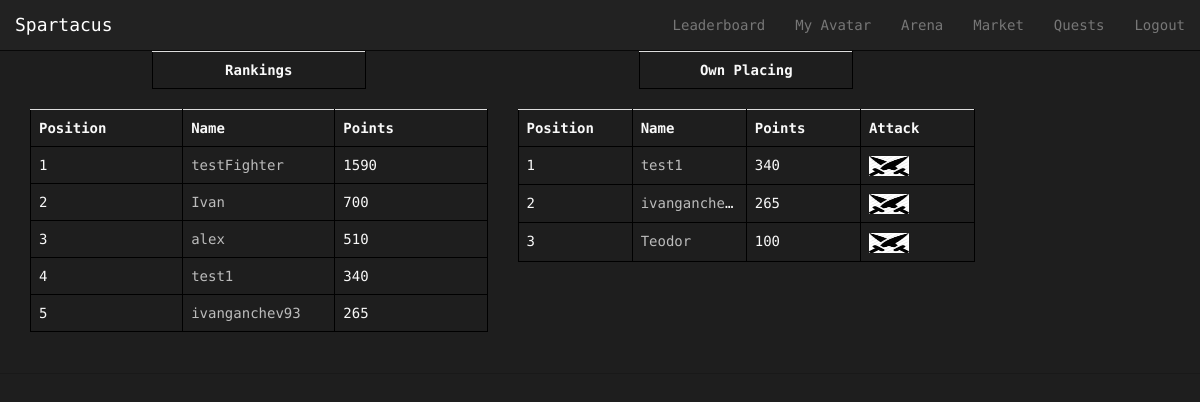
The app's page /Spartacus/arena/ (signed in) with its own data.
### Spartacus/models.py (models this page shows, shortened)
class Avatar(models.Model):
    user = models.OneToOneField(User)
    picture = models.ImageField(upload_to='profile_images', blank=True)
    cash = models.IntegerField(default = 1000)
    attack = models.IntegerField(default= 10)
    deffence = models.IntegerField(default= 10)
    strength = models.IntegerField(default= 10)
    agility = models.IntegerField(default= 10)
    intelligence = models.IntegerField(default = 10)
    victories = models.IntegerField(default = 0)
    points = models.IntegerField(default = 0) # for ranking...every time a gladiator fights get some amount of points

### Spartacus/views.py (the view, shortened to what this page needs)
@login_required
def arena(request):
    context_dict = {}
    try:
        avatars = Avatar.objects.order_by('-points')[:5]
        context_dict['avatars'] = avatars
    except:
        print "Query fail leaderboard"
    timePassed = True
    fightStartedAt = request.session.get("fightStartedAt")
    if timePassed:
        user = request.user
        try:
            opponents = Avatar.objects.exclude(user = user).order_by('-points')
            you = Avatar.objects.get(user = user)
            relevant_opponents = []
            for opponent in opponents:
                point_difference = int(opponent.points) - int(you.points)
                if point_difference < 200 and point_difference > - 200:
                    relevant_opponents += [opponent]
            context_dict['opponents'] = relevant_opponents
        except:
            print "Query fail Arena"
    context_dict['time_passed']=timePassed
    return render(request, 'Spartacus/arena.html', context_dict)

### templates/Spartacus/arena.html (shortened to what this page needs)
{% extends 'Spartacus/base.html' %}
{% load staticfiles %}
{% block body_block %}
{% if time_passed %}
<div class="container">
	<div class="row">
		<div class="col-xs-5">
			<div class="row">
				<div class="col-xs-6 col-xs-offset-3">
					<table class="table">
						<th style="text-align: center">Rankings</th>
					</table>
				</div>
			</div>
			<table class="table">
				<th>Position</th>
				<th>Name</th>
				<th>Points</th>
				{% for avatar in avatars %}
					<tr id="rank">
					<td></td>
					<td><a href="{% url 'avatar_view' avatar.user.username %}">{{ avatar.user.username}} </a></td>
					<td>{{avatar.points}}</td>
					</tr>
				{% endfor %}
			</table>
            <div class="col-xs-12">
            </div>
		</div>
        <div class="col-xs-5">
			<div class="row">
				<div class="col-xs-6 col-xs-offset-3">
					<table class="table">
						<th style="text-align: center">Own Placing</th>
					</table>
				</div>
			</div>
			<table class="table">
				<th>Position</th>
				<th>Name</th>
				<th>Points</th>
                <th>Attack</th>
				{% for opponent in opponents %}
					<tr id="rank">
					<td></td>
					<td><a href="{% url 'avatar_view' opponent.user.username %}">{{ opponent.user.username}} </a></td>
					<td>{{opponent.points}}</td>
                    <td><a href="{% url 'battle' opponent.user.username %}">
                        <img src = "{% static 'images/attack.jpg' %}" width = "40" height = "20">
                    </a></td>
					</tr>
				{% endfor %}
			</table>
            <div class="col-xs-12">
            </div>
		</div>
	</div>
</div>
{% else %}
        <div align="center"><h2>Please wait for {{ time_left }} seconds.</h2></div>
{% endif %}
{% endblock %}

### static/css/styles.css (style rules this page uses)
html,body { height: 100%; font-family: 'Droid Sans Mono', sans-serif; }
body { padding-top: 51px; background: #1E1E1E; color: #f9f9f9; }
a { color:#bcbcbc; }

### templates/Spartacus/base.html (style rules this page uses)
table { table-layout: fixed; }
table,th, td, tr { border: 1px solid black; white-space: nowrap; overflow: hidden; text-overflow: ellipsis; }

### templates/Spartacus/arena.html (style rules this page uses)
table { counter-reset: rowNumber; }
#rank { counter-increment: rowNumber; }
table tr td:first-child::before { content: counter(rowNumber); min-width: 1em; margin-right: 0.5em; }

### records on screen
Avatar: user.username "testFighter", points "1590"
Avatar: user.username "Ivan", points "700"
Avatar: user.username "alex", points "510"
Avatar: user.username "test1", points "340"
Avatar: user.username "ivanganchev93", points "265", user.username "ivanganche…"
Avatar: user.username "Teodor", points "100"
